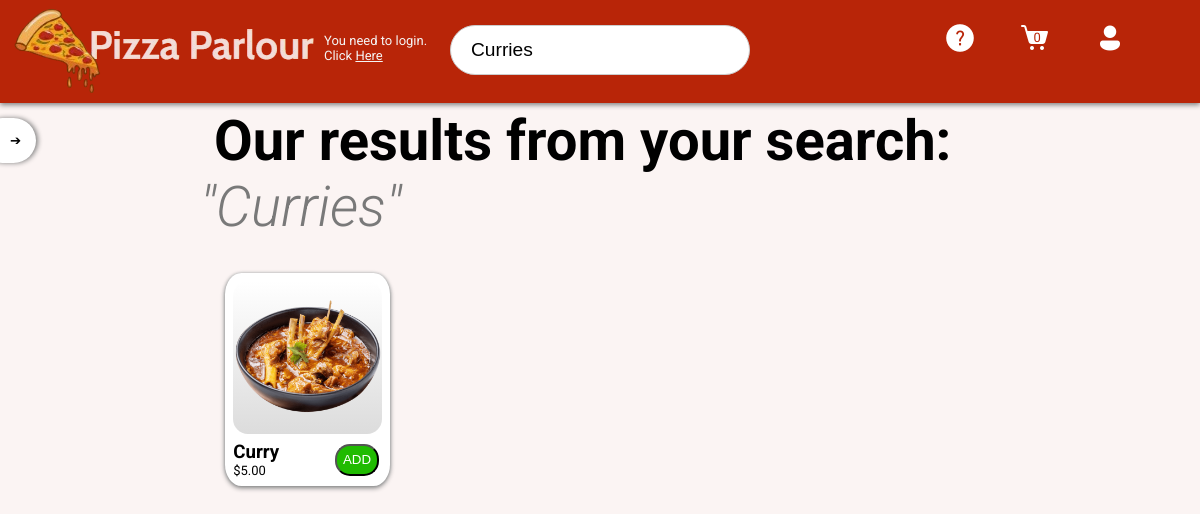
/products/?search=Curries, run on the app's committed database.
### products/models.py (models this page shows, shortened)
class Label(models.Model):
    name = models.CharField(max_length=15)

class Product(models.Model):
    name = models.CharField(max_length=30)
    slug = models.SlugField()
    price = models.DecimalField(max_digits=4, decimal_places=2)
    description = models.TextField()
    image = models.ImageField(default='fallback.png', blank=True)
    labels = models.ManyToManyField('Label', through='LabelProduct')
    ingredients = models.ManyToManyField('Ingredient',
                                         through='IngredientProduct')

### products/views.py (the view)
# urls.py: path('', views.products_menu, name="menu"),
def products_menu(request):
    search_query=request.GET.get('search','')
    labels = Label.objects.all()
    if search_query=='':
        products = Product.objects.all()
    else:
        products = Product.objects.filter(
            Q(name__icontains = search_query) |
            Q(labelproduct__label__name__icontains = search_query)
            ).distinct()
    return render(request, 'products/menu.html', {'products': products,
                                                  'labels':labels,
                                                  'search_query':search_query})

### products/context_processors.py (called while the page is built)
def cart_item_quantity(request):
    if request.user.is_authenticated:
        cart, created = Cart.objects.get_or_create(
            user=request.user, completed=False)
        return {'cart_item_quantity':cart.num_of_items}
    return{'cart_item_quantity':0}

### products/templates/products/menu.html (shortened to what this page needs)
{% extends "layout.html" %}
{% block content %}
    <section>
        <div class="container">
            <div>
                <button class="openBtn">&#10132;</button>
            </div>
            <div>
                {% if search_query != "" %}
                <h3 class="results">
                    &nbsp;Our results from your search:
                    <span>"{{ search_query }}"</span>
                </h3>
                {% endif %}
                {% if products|length == 0 %}
                <h6>
                    Sorry but we could not understand what you were looking for.
                    Click <a href="/products/" class="ul">here</a> to go
                     to menu. &nbsp;&nbsp;&nbsp;
                </h6>
                {% comment %} Display all items related {% endcomment %}
                {% else %}
                <div class="menu">
                {% for product in products %}
                    <div class="card">
                        <a href="{% url 'products:page' slug=product.slug %}">
                            <div class="image-container">
                                <img class="product-img"
                                src="{{ product.image.url }}"
                                alt="{{ product.name }}">
                            </div>
                        </a>
                        <div class="small-product-info">
                            <a href="{%url 'products:page' slug=product.slug%}">
                                <h3>{{ product.name }}</h3>
                                <p>${{ product.price }}</p>
                            </a>
                            <button class="add-button" value="{{ product.id }}">
                                ADD
                            </button>
                        </div>
                    </div>
                {% endfor %}
                </div>
                {% endif %}
            </div>
        </div>
    </section>
{% endblock %}

### static/css/style.css (style rules this page uses)
* { margin: 0; padding: 0; box-sizing: border-box; }
body { min-height: 100vh; background-color: rgb(251, 244, 243); color: rgb(0,0,0); font-family: "Roboto", "consolas", sans-serif; font-size: 3rem; }
img { align-items: center; }
h3 { font-weight: 700; }
p { font-size: small; }
a { text-decoration: none; color: inherit; }
span { font-weight: 300; font-style: italic; color: #797979; }
.container { display: grid; grid-template-columns: 1fr 4fr 1fr; }
.results { padding: 1% 0; }
.openBtn { z-index: -1 ; padding: 15px; padding-left: 30px; margin-left: -20px; border-radius: 100px; background-color: white; color: black; border: none; box-shadow: 2px 0 5px gray; }
.small-product-info { display: grid; grid-template-columns: 2fr 1fr; }
.menu { display: grid; column-gap: 30px; row-gap: 50px; grid-template-columns: repeat(4, 1fr); padding: 25px; z-index: 1; }
.card { font-size: medium; background: white; padding: 5%; border-radius: 10%; box-shadow: 0 2px 5px gray, -1px 0 2.5px lightgray, 1px 0 2.5px lightgray; position: relative; }
.image-container { background-image: linear-gradient(rgba(0,0,0,0),rgb(220, 220, 220)); border-radius: 10%; margin-bottom: 5%; }
.add-button { margin: 5%; color: white; background-color: rgb(32, 187, 1); border-radius: 15px; z-index: 3; }
.product-img { width: 100%; }

### data on the page
Label: name "Curries"
Product: image (picture), name "Curry", price "5.00", {{ product.id }} 19 (drawn)

### other printed values
{{ cart_item_quantity }} "0"
